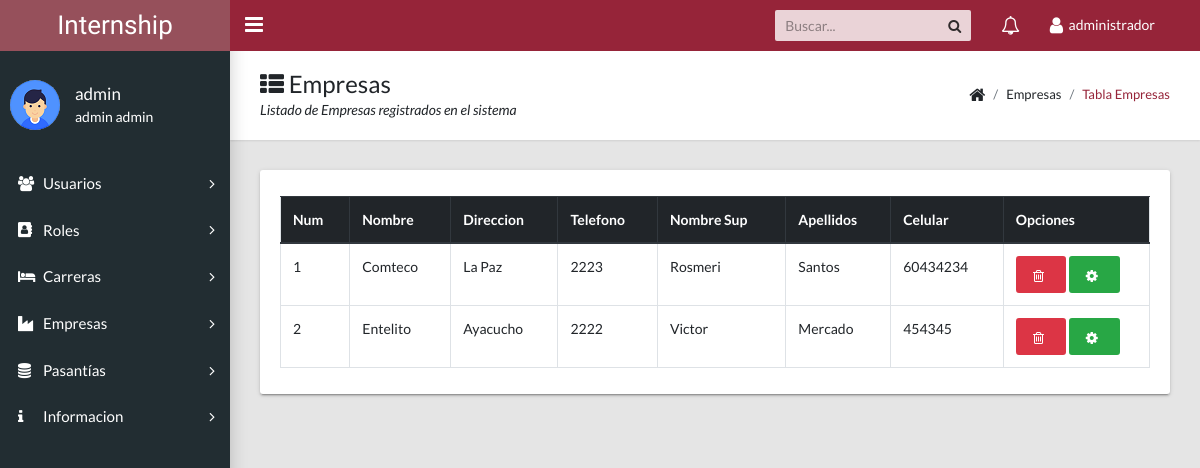
Before: /admin/docs/listar_empresa.php (signed in) with the older database file.
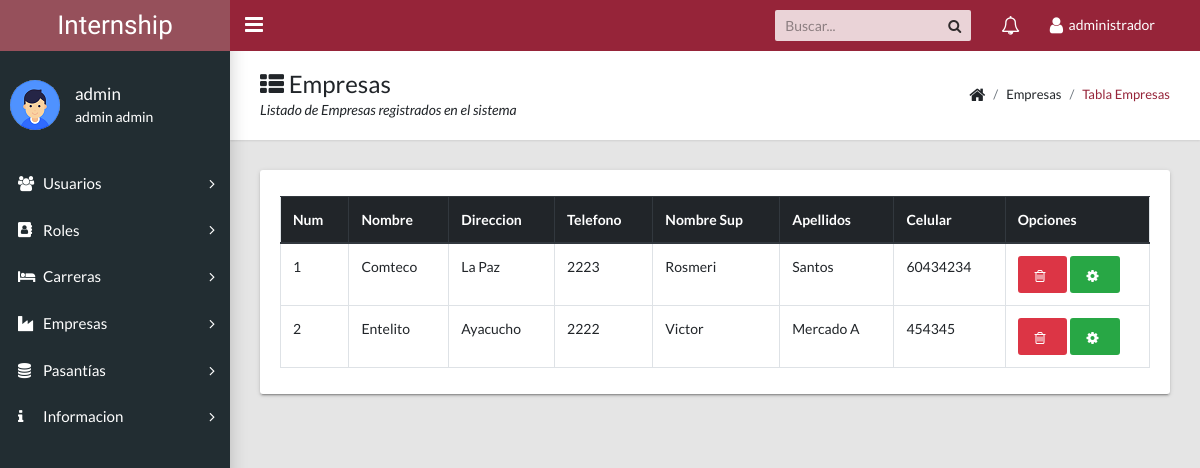
After: the same page with the newer database file.
### tables this page shows
CREATE TABLE `empresa` (
  `id_empresa` int(11) NOT NULL AUTO_INCREMENT,
  `nombreempresa` varchar(45) DEFAULT NULL,
  `direccionempresa` varchar(45) DEFAULT NULL,
  `telefono` int(11) DEFAULT NULL,
  `nombrerep` varchar(45) DEFAULT NULL,
  `apellidorep` varchar(45) DEFAULT NULL,
  `celular` int(11) DEFAULT NULL,
  `activoempresa` tinyint(4) DEFAULT NULL,
  PRIMARY KEY (`id_empresa`)
);

### modelo/conexion.php (called while the page is built, shortened)
<?php
class conexion{
	public $con;
	function __construct(){
	$this->host="localhost";
	$this->user="root";
	$this->clave="";
	$this->db="inter";
	$this->con=mysqli_connect($this->host, $this->user,$this->clave);
	mysqli_query($this->con, 'SET NAMES UTF-8');
	if($this->con){
		mysqli_select_db($this->con,$this->db);
	}
	}
public function con_retorno($sql){
$resp=mysqli_query($this->con, $sql);
return $resp;
}
}

### modelo/mdl_empresa.php (called while the page is built, shortened)
<?php
require("conexion.php");
class mdl_empresa
{
    public $obj_con;
    function __construct()
    {
        $this->obj_con = new conexion();
    }
    public function listar()
    {
        $sql = "SELECT * FROM empresa where activoempresa=1 ORDER BY id_empresa;";
        return $this->obj_con->con_retorno($sql);
    }
}

### admin/docs/listar_empresa.php (the view, shortened to what this page needs)
<?php
include_once('menu.php');
include_once ('../../modelo/mdl_empresa.php');
$objeto=new mdl_empresa();
$datos=$objeto->listar();
?>
<main class="app-content">
    <div class="app-title">
        <div>
            <h1><i class="fa fa-th-list"></i> Empresas</h1>
            <p>Listado de Empresas registrados en el sistema</p>
        </div>
        <ul class="app-breadcrumb breadcrumb side">
            <li class="breadcrumb-item"><i class="fa fa-home fa-lg"></i></li>
            <li class="breadcrumb-item">Empresas</li>
            <li class="breadcrumb-item active"><a href="#">Tabla Empresas</a></li>
        </ul>
    </div>
    <div class="row">
        <div class="col-md-12">
            <div class="tile">
                <div class="tile-body">
                    <table class="table table-hover table-bordered" id="sampleTable">
                        <thead class="thead-dark">
                        <tr>
                            <th>Num</th>
                            <th>Nombre</th>
                            <th>Direccion</th>
                            <th>Telefono</th>
                            <th>Nombre Sup</th>
                            <th>Apellidos</th>
                            <th>Celular</th>
                            <th>Opciones</th>
                        </tr>
                        </thead>
                        <tbody>
                        <?php
                        $num=1;
                        while($row=mysqli_fetch_assoc($datos)){
                            echo "<tr>";
                            echo "<td>$num</td>";
                            echo "<td>".$row['nombreempresa']."</td>";
                            echo "<td>".$row['direccionempresa']."</td>";
                            echo "<td>".$row['telefono']."</td>";
                            echo "<td>".$row['nombrerep']."</td>";
                            echo "<td>".$row['apellidorep']."</td>";
                            echo "<td>".$row['celular']."</td>";
                            $id_empresa=$row['id_empresa'];
                            $nombre=$row['nombreempresa'];
                            $direccion=$row['direccionempresa'];
                            $telefono=$row['telefono'];
                            $nombrerep=$row['nombrerep'];
                            $apellidorep=$row['apellidorep'];
                            $celular=$row['celular'];
                            $num+=1;
                            echo "<td><a class='btn btn-danger col-md-5' href='../../enrutador/enr_empresa.php?id_empresa=".$id_empresa."'><i class='fa fa-trash-o' aria-hidden='true'></i></a>
                            <a class=' btn btn-success col-md-5' href='modificar_empresa.php?id_empresa=".$id_empresa."&nombre=".$nombre."&direccion=".$direccion."&telefono=".$telefono."&nombrerep=".$nombrerep."&apellidorep=".$apellidorep."&celular=".$celular."'><i class='fa fa-cog' aria-hidden='true'></i></a></td>";
                            echo "</tr>";
                        }?>
                        </tbody>
                    </table>
                </div>
            </div>
        </div>
    </div>
</main>

Changed rows visible on the page:
changed empresa "Entelito": apellidorep "Mercado" → "Mercado A"
